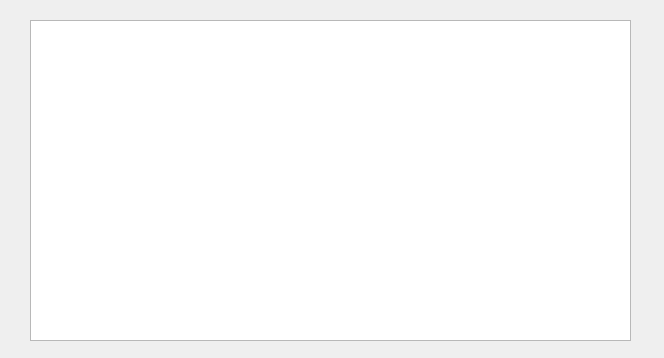
<?xml version="1.0" encoding="UTF-8"?>
<ui version="4.0">
 <class>prompt</class>
 <widget class="QWidget" name="prompt">
  <property name="geometry">
   <rect>
    <x>0</x>
    <y>0</y>
    <width>664</width>
    <height>358</height>
   </rect>
  </property>
  <property name="windowTitle">
   <string>Form</string>
  </property>
  <widget class="QTextBrowser" name="box">
   <property name="geometry">
    <rect>
     <x>30</x>
     <y>20</y>
     <width>601</width>
     <height>321</height>
    </rect>
   </property>
   <property name="styleSheet">
    <string notr="true">color: rgb(255, 255, 255);</string>
   </property>
  </widget>
 </widget>
 <resources/>
 <connections/>
</ui>
